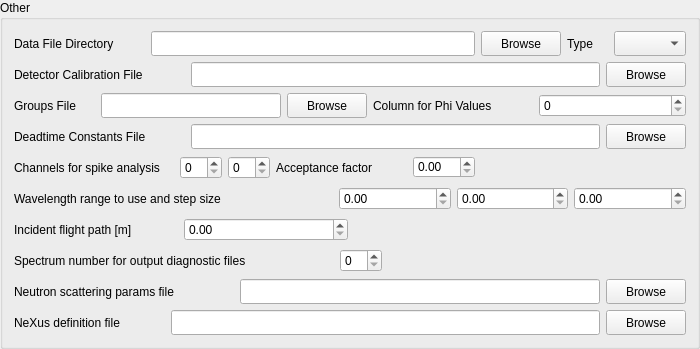
    <widget class="QGroupBox" name="otherGroupBox">
     <property name="sizePolicy">
      <sizepolicy hsizetype="Expanding" vsizetype="Minimum">
       <horstretch>0</horstretch>
       <verstretch>0</verstretch>
      </sizepolicy>
     </property>
     <property name="minimumSize">
      <size>
       <width>700</width>
       <height>0</height>
      </size>
     </property>
     <property name="maximumSize">
      <size>
       <width>16777215</width>
       <height>16777215</height>
      </size>
     </property>
     <property name="title">
      <string>Other</string>
     </property>
     <layout class="QVBoxLayout" name="verticalLayout_6">
      <item>
       <layout class="QHBoxLayout" name="horizontalLayout_6">
        <item>
         <widget class="QLabel" name="dataFileDirectoryLabel">
          <property name="minimumSize">
           <size>
            <width>131</width>
            <height>25</height>
           </size>
          </property>
          <property name="text">
           <string>Data File Directory</string>
          </property>
         </widget>
        </item>
        <item>
         <widget class="QLineEdit" name="dataFileDirectoryLineEdit">
          <property name="minimumSize">
           <size>
            <width>180</width>
            <height>25</height>
           </size>
          </property>
         </widget>
        </item>
        <item>
         <widget class="QPushButton" name="browseDataFileDirectoryButton">
          <property name="minimumSize">
           <size>
            <width>80</width>
            <height>25</height>
           </size>
          </property>
          <property name="text">
           <string>Browse</string>
          </property>
         </widget>
        </item>
        <item>
         <widget class="QLabel" name="dataFileTypeLabel">
          <property name="minimumSize">
           <size>
            <width>41</width>
            <height>25</height>
           </size>
          </property>
          <property name="text">
           <string>Type</string>
          </property>
         </widget>
        </item>
        <item>
         <widget class="QComboBox" name="dataFileTypeCombo">
          <property name="minimumSize">
           <size>
            <width>61</width>
            <height>25</height>
           </size>
          </property>
         </widget>
        </item>
       </layout>
      </item>
      <item>
       <layout class="QHBoxLayout" name="horizontalLayout_7">
        <item>
         <widget class="QLabel" name="detCalibrationLabel">
          <property name="minimumSize">
           <size>
            <width>171</width>
            <height>25</height>
           </size>
          </property>
          <property name="text">
           <string>Detector Calibration File</string>
          </property>
         </widget>
        </item>
        <item>
         <widget class="QLineEdit" name="detCalibrationLineEdit">
          <property name="minimumSize">
           <size>
            <width>180</width>
            <height>25</height>
           </size>
          </property>
         </widget>
        </item>
        <item>
         <widget class="QPushButton" name="browseDetCalibrationButton">
          <property name="minimumSize">
           <size>
            <width>80</width>
            <height>25</height>
           </size>
          </property>
          <property name="maximumSize">
           <size>
            <width>80</width>
            <height>16777215</height>
           </size>
          </property>
          <property name="text">
           <string>Browse</string>
          </property>
         </widget>
        </item>
       </layout>
      </item>
      <item>
       <layout class="QHBoxLayout" name="horizontalLayout_8">
        <item>
         <widget class="QLabel" name="groupsFileLabel">
          <property name="minimumSize">
           <size>
            <width>81</width>
            <height>25</height>
           </size>
          </property>
          <property name="text">
           <string>Groups File</string>
          </property>
         </widget>
        </item>
        <item>
         <widget class="QLineEdit" name="groupsFileLineEdit">
          <property name="minimumSize">
           <size>
            <width>180</width>
            <height>25</height>
           </size>
          </property>
         </widget>
        </item>
        <item>
         <widget class="QPushButton" name="browseGroupsFileButton">
          <property name="minimumSize">
           <size>
            <width>80</width>
            <height>25</height>
           </size>
          </property>
          <property name="maximumSize">
           <size>
            <width>80</width>
            <height>16777215</height>
           </size>
          </property>
          <property name="text">
           <string>Browse</string>
          </property>
         </widget>
        </item>
        <item>
         <widget class="QLabel" name="phiValuesColumnLabel">
          <property name="minimumSize">
           <size>
            <width>160</width>
            <height>25</height>
           </size>
          </property>
          <property name="text">
           <string>Column for Phi Values</string>
          </property>
         </widget>
        </item>
        <item>
         <widget class="QSpinBox" name="phiValuesColumnSpinBox">
          <property name="sizePolicy">
           <sizepolicy hsizetype="Expanding" vsizetype="Fixed">
            <horstretch>0</horstretch>
            <verstretch>0</verstretch>
           </sizepolicy>
          </property>
          <property name="minimumSize">
           <size>
            <width>42</width>
            <height>22</height>
           </size>
          </property>
          <property name="maximumSize">
           <size>
            <width>16777215</width>
            <height>16777215</height>
           </size>
          </property>
         </widget>
        </item>
       </layout>
      </item>
      <item>
       <layout class="QHBoxLayout" name="horizontalLayout_9">
        <item>
         <widget class="QLabel" name="deadtimeFileLabel">
          <property name="minimumSize">
           <size>
            <width>171</width>
            <height>25</height>
           </size>
          </property>
          <property name="text">
           <string>Deadtime Constants File</string>
          </property>
         </widget>
        </item>
        <item>
         <widget class="QLineEdit" name="deadtimeFileLineEdit">
          <property name="minimumSize">
           <size>
            <width>180</width>
            <height>25</height>
           </size>
          </property>
         </widget>
        </item>
        <item>
         <widget class="QPushButton" name="browseDeadtimeFileButton">
          <property name="minimumSize">
           <size>
            <width>80</width>
            <height>25</height>
           </size>
          </property>
          <property name="text">
           <string>Browse</string>
          </property>
         </widget>
        </item>
       </layout>
      </item>
      <item>
       <layout class="QHBoxLayout" name="horizontalLayout_10">
        <item>
         <widget class="QLabel" name="channelNosLabel">
          <property name="minimumSize">
           <size>
            <width>160</width>
            <height>25</height>
           </size>
          </property>
          <property name="maximumSize">
           <size>
            <width>200</width>
            <height>16777215</height>
           </size>
          </property>
          <property name="text">
           <string>Channels for spike analysis</string>
          </property>
         </widget>
        </item>
        <item>
         <widget class="QSpinBox" name="channelNoASpinBox">
          <property name="minimumSize">
           <size>
            <width>42</width>
            <height>22</height>
           </size>
          </property>
          <property name="maximumSize">
           <size>
            <width>42</width>
            <height>16777215</height>
           </size>
          </property>
         </widget>
        </item>
        <item>
         <widget class="QSpinBox" name="channelNoBSpinBox">
          <property name="minimumSize">
           <size>
            <width>42</width>
            <height>22</height>
           </size>
          </property>
          <property name="maximumSize">
           <size>
            <width>42</width>
            <height>16777215</height>
           </size>
          </property>
         </widget>
        </item>
        <item>
         <widget class="QLabel" name="acceptanceFactorLabel">
          <property name="minimumSize">
           <size>
            <width>131</width>
            <height>25</height>
           </size>
          </property>
          <property name="text">
           <string>Acceptance factor</string>
          </property>
         </widget>
        </item>
        <item>
         <widget class="QDoubleSpinBox" name="acceptanceFactorSpinBox">
          <property name="minimumSize">
           <size>
            <width>62</width>
            <height>22</height>
           </size>
          </property>
          <property name="maximumSize">
           <size>
            <width>42</width>
            <height>22</height>
           </size>
          </property>
         </widget>
        </item>
        <item>
         <spacer name="horizontalSpacer_3">
          <property name="orientation">
           <enum>Qt::Horizontal</enum>
          </property>
          <property name="sizeType">
           <enum>QSizePolicy::MinimumExpanding</enum>
          </property>
          <property name="sizeHint" stdset="0">
           <size>
            <width>40</width>
            <height>20</height>
           </size>
          </property>
         </spacer>
        </item>
       </layout>
      </item>
      <item>
       <layout class="QHBoxLayout" name="horizontalLayout_11">
        <item>
         <widget class="QLabel" name="wavelengthRangeLabel">
          <property name="sizePolicy">
           <sizepolicy hsizetype="Minimum" vsizetype="Preferred">
            <horstretch>0</horstretch>
            <verstretch>0</verstretch>
           </sizepolicy>
          </property>
          <property name="minimumSize">
           <size>
            <width>0</width>
            <height>25</height>
           </size>
          </property>
          <property name="text">
           <string>Wavelength range to use and step size</string>
          </property>
         </widget>
        </item>
        <item>
         <spacer name="horizontalSpacer_4">
          <property name="orientation">
           <enum>Qt::Horizontal</enum>
          </property>
          <property name="sizeHint" stdset="0">
           <size>
            <width>40</width>
            <height>20</height>
           </size>
          </property>
         </spacer>
        </item>
        <item>
         <widget class="QDoubleSpinBox" name="minWavelengthSpinBox">
          <property name="sizePolicy">
           <sizepolicy hsizetype="Expanding" vsizetype="Fixed">
            <horstretch>0</horstretch>
            <verstretch>0</verstretch>
           </sizepolicy>
          </property>
          <property name="minimumSize">
           <size>
            <width>62</width>
            <height>22</height>
           </size>
          </property>
          <property name="maximumSize">
           <size>
            <width>16777215</width>
            <height>16777215</height>
           </size>
          </property>
         </widget>
        </item>
        <item>
         <widget class="QDoubleSpinBox" name="maxWavelengthSpinBox">
          <property name="sizePolicy">
           <sizepolicy hsizetype="Expanding" vsizetype="Fixed">
            <horstretch>0</horstretch>
            <verstretch>0</verstretch>
           </sizepolicy>
          </property>
          <property name="minimumSize">
           <size>
            <width>62</width>
            <height>22</height>
           </size>
          </property>
          <property name="maximumSize">
           <size>
            <width>16777215</width>
            <height>16777215</height>
           </size>
          </property>
         </widget>
        </item>
        <item>
         <widget class="QDoubleSpinBox" name="stepWavelengthSpinBox">
          <property name="sizePolicy">
           <sizepolicy hsizetype="Expanding" vsizetype="Fixed">
            <horstretch>0</horstretch>
            <verstretch>0</verstretch>
           </sizepolicy>
          </property>
          <property name="minimumSize">
           <size>
            <width>62</width>
            <height>22</height>
           </size>
          </property>
          <property name="maximumSize">
           <size>
            <width>16777215</width>
            <height>16777215</height>
           </size>
          </property>
         </widget>
        </item>
       </layout>
      </item>
      <item>
       <layout class="QHBoxLayout" name="horizontalLayout_12">
        <item>
         <widget class="QLabel" name="incidentFlightPathLabel">
          <property name="minimumSize">
           <size>
            <width>164</width>
            <height>25</height>
           </size>
          </property>
          <property name="text">
           <string>Incident flight path [m]</string>
          </property>
         </widget>
        </item>
        <item>
         <widget class="QDoubleSpinBox" name="incidentFlightPathSpinBox">
          <property name="sizePolicy">
           <sizepolicy hsizetype="Expanding" vsizetype="Fixed">
            <horstretch>0</horstretch>
            <verstretch>0</verstretch>
           </sizepolicy>
          </property>
          <property name="minimumSize">
           <size>
            <width>62</width>
            <height>22</height>
           </size>
          </property>
          <property name="maximumSize">
           <size>
            <width>16777215</width>
            <height>16777215</height>
           </size>
          </property>
         </widget>
        </item>
        <item>
         <spacer name="horizontalSpacer_5">
          <property name="orientation">
           <enum>Qt::Horizontal</enum>
          </property>
          <property name="sizeHint" stdset="0">
           <size>
            <width>338</width>
            <height>20</height>
           </size>
          </property>
         </spacer>
        </item>
       </layout>
      </item>
      <item>
       <layout class="QHBoxLayout" name="horizontalLayout">
        <item>
         <widget class="QLabel" name="outputDiagSpectrumLabel">
          <property name="sizePolicy">
           <sizepolicy hsizetype="Minimum" vsizetype="Preferred">
            <horstretch>0</horstretch>
            <verstretch>0</verstretch>
           </sizepolicy>
          </property>
          <property name="minimumSize">
           <size>
            <width>320</width>
            <height>25</height>
           </size>
          </property>
          <property name="text">
           <string>Spectrum number for output diagnostic files</string>
          </property>
         </widget>
        </item>
        <item>
         <widget class="QSpinBox" name="outputDiagSpectrumSpinBox">
          <property name="sizePolicy">
           <sizepolicy hsizetype="Minimum" vsizetype="Fixed">
            <horstretch>0</horstretch>
            <verstretch>0</verstretch>
           </sizepolicy>
          </property>
          <property name="minimumSize">
           <size>
            <width>42</width>
            <height>22</height>
           </size>
          </property>
          <property name="maximumSize">
           <size>
            <width>16777215</width>
            <height>16777215</height>
           </size>
          </property>
         </widget>
        </item>
        <item>
         <spacer name="horizontalSpacer_7">
          <property name="orientation">
           <enum>Qt::Horizontal</enum>
          </property>
          <property name="sizeHint" stdset="0">
           <size>
            <width>88</width>
            <height>20</height>
           </size>
          </property>
         </spacer>
        </item>
       </layout>
      </item>
      <item>
       <layout class="QHBoxLayout" name="horizontalLayout_14">
        <item>
         <widget class="QLabel" name="neutronScatteringParamsFileLabel">
          <property name="minimumSize">
           <size>
            <width>220</width>
            <height>25</height>
           </size>
          </property>
          <property name="text">
           <string>Neutron scattering params file</string>
          </property>
         </widget>
        </item>
        <item>
         <widget class="QLineEdit" name="neutronScatteringParamsFileLineEdit">
          <property name="minimumSize">
           <size>
            <width>223</width>
            <height>25</height>
           </size>
          </property>
         </widget>
        </item>
        <item>
         <widget class="QPushButton" name="browseNeutronScatteringParamsButton">
          <property name="minimumSize">
           <size>
            <width>80</width>
            <height>25</height>
           </size>
          </property>
          <property name="text">
           <string>Browse</string>
          </property>
         </widget>
        </item>
       </layout>
      </item>
      <item>
       <layout class="QHBoxLayout" name="horizontalLayout_15">
        <item>
         <widget class="QLabel" name="nexusDefinitionFileLabel">
          <property name="minimumSize">
           <size>
            <width>151</width>
            <height>25</height>
           </size>
          </property>
          <property name="text">
           <string>NeXus definition file</string>
          </property>
         </widget>
        </item>
        <item>
         <widget class="QLineEdit" name="nexusDefintionFileLineEdit">
          <property name="sizePolicy">
           <sizepolicy hsizetype="Expanding" vsizetype="Minimum">
            <horstretch>0</horstretch>
            <verstretch>0</verstretch>
           </sizepolicy>
          </property>
          <property name="minimumSize">
           <size>
            <width>223</width>
            <height>25</height>
           </size>
          </property>
         </widget>
        </item>
        <item>
         <widget class="QPushButton" name="browseNexusDefinitionButton">
          <property name="minimumSize">
           <size>
            <width>80</width>
            <height>25</height>
           </size>
          </property>
          <property name="text">
           <string>Browse</string>
          </property>
         </widget>
        </item>
       </layout>
      </item>
     </layout>
    </widget>
